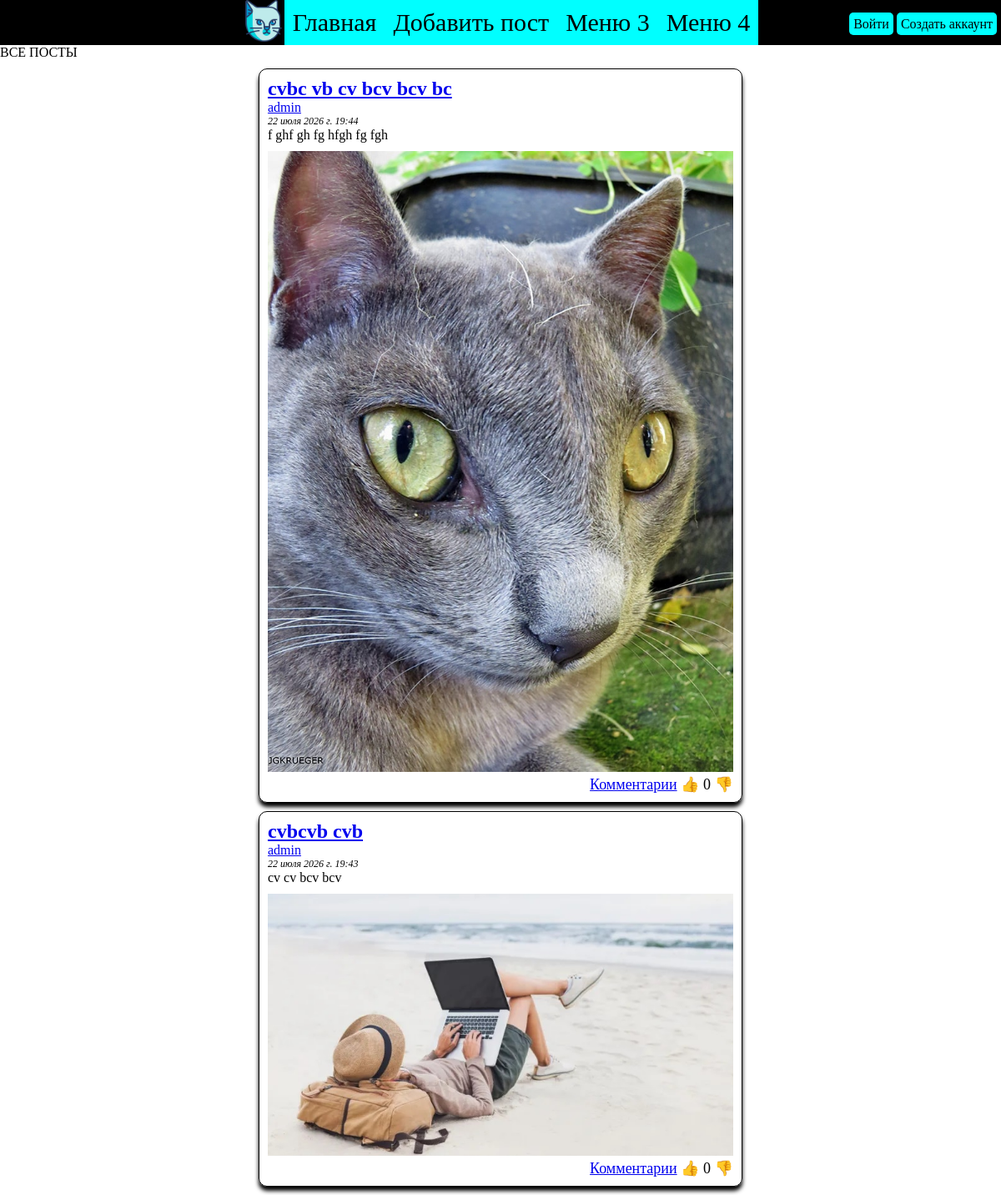
Before: / with the older database file.
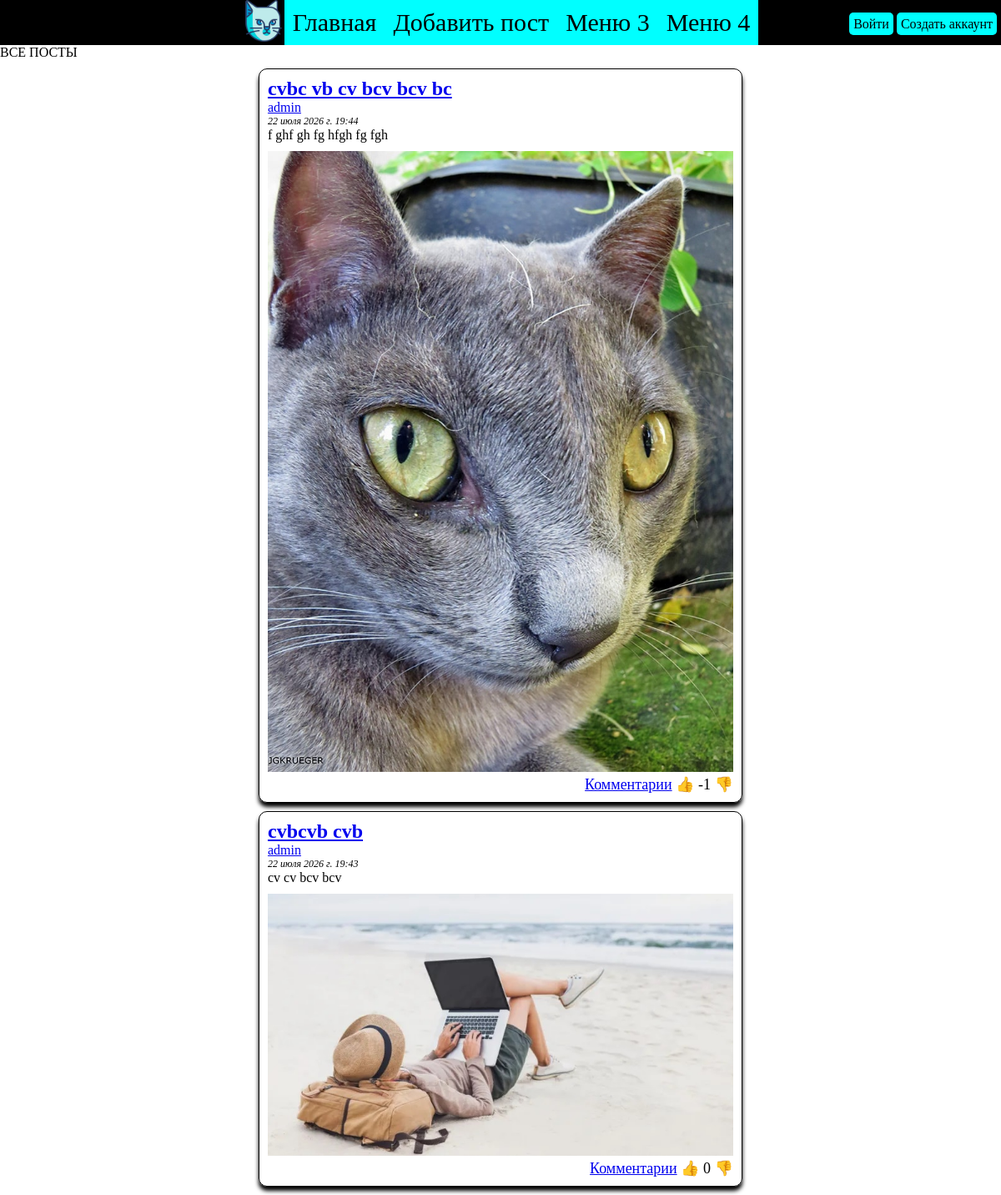
After: the same page with the newer database file.
### posts_app/models.py (models this page shows, shortened)
class Post(models.Model):
    title = models.CharField(max_length=255)                # заголовок поста, максимум 255 символов
    content = models.CharField(max_length=10000)            # содержимое поста, максимум 10000 символов
    image = models.ImageField(upload_to="posts_images/" ,null=True, blank=True)         # ссылка на картинку в посте, поле можно оставить пустым
    create_date = models.DateTimeField(auto_now_add=True)   # дата и время публикации поста, при создании поста запишем текущее время на сервере
    author = models.ForeignKey(User, on_delete=models.CASCADE, related_name="posts")    # кто автор. Внешний ключ на таблицу пользователей. При удалении пользователя удаляем все его посты. related_name="posts" так можно будет потом у пользователя найти все его посты
    rating = models.IntegerField(default=0)                 # рейтинг в виде числа. При создании поста по-умолчанию равняется нулю
    class Meta:                                             # доп настройки таблицы
        verbose_name = "Пост"                               # как писать название таблицы в админке в единственном числе
        verbose_name_plural = "Посты"                       # мн. число

### posts_app/views.py (the view)
# urls.py: path('', posts_app.views.all_posts_view, name="all_posts"),
def all_posts_view(request):
    all_posts = Post.objects.all().order_by("-create_date")[:2]    # получаем все посты и сортируем от новых к старым, берём первые 2 поста
    return render(
        template_name="posts_app/templates/all_posts.html",        # какой шаблон готовить
        request=request,
        context={"all_posts": all_posts}                           # коллекция наших первых постов
    )

### posts_app/templates/posts_app/templates/all_posts.html (shortened to what this page needs)
{% extends "posts_app/templates/base.html" %}
{% load static %}
{% block 'css_block' %}
<link rel="stylesheet" href="{% static 'posts_app/static/css/posts.css' %}">
{% endblock %}
{% block 'main_block' %}
<p>ВСЕ ПОСТЫ</p>
<div id="all_posts_container">
    {% for post in all_posts %}
        <div class="post_container">
            <div class="post_header">
                <h2><a href="/post/{{ post.id }}">{{ post.title }}</a></h2>
            </div>
            <a class="post_author" href="/user/{{ post.author.username }}">{{ post.author.username }}</a>
            <p class="post_date">{{ post.create_date }}</p>
            <p class="post_content">{{ post.content }}</p>
            {% if post.image %}
                <img src="{{ post.image.url }}" alt="картинка поста" class="post_image">
            {% endif %}
            <div class="post_footer">
                <a href="/post/{{ post.id }}">Комментарии</a>
                <button class="like_btn" post_id="{{ post.id }}">👍</button>
                <span class="rating">{{ post.rating }}</span>
                <button class="dislike_btn" post_id="{{ post.id }}">👎</button>
            </div>
        </div>
    {% endfor %}
</div>
{% endblock %}

### posts_app/templates/posts_app/templates/base.html (shortened to what this page needs)
<!DOCTYPE html>
{% load static %}
<html lang="ru">
<head>
    <link rel="stylesheet" href="{% static 'posts_app/static/css/base.css' %}">
    {% block 'css_block' %}{% endblock %}
</head>
<body>
    <header>
        <nav id="main_menu">
            <a href="{% url 'posts_app:all_posts' %}"><img src="/static/posts_app/static/img/main_logo.png" alt="main_logo" id="main_logo"></a>
            <a href="{% url 'posts_app:all_posts' %}" class="main_menu_btn">Главная</a>
            <a href="{% url 'posts_app:add_new_post' %}" class="main_menu_btn">Добавить пост</a>
            <a href="#" class="main_menu_btn">Меню 3</a>
            <a href="#" class="main_menu_btn">Меню 4</a>
        </nav>
        <div id="auth_div">
            {% if request.user.is_authenticated %}
                <span id="username">{{ request.user.username }}</span>
                <a href="{% url 'auth_app:logout' %}">Выйти</a>
            {% else %}
                <a href="{% url 'auth_app:login' %}">Войти</a>
                <a href="{% url 'auth_app:register' %}">Создать аккаунт</a>
            {% endif %}
        </div>
    </header>
    <main>
        {% block 'main_block' %}{% endblock %}
    </main>
</body>
</html>

### posts_app/static/posts_app/static/css/base.css (style rules this page uses)
* { margin: 0; padding: 0; }
header { background-color: black; }
#main_menu { display: flex; justify-content: center; }
.main_menu_btn { background-color: aqua; font-size: 30px; padding: 10px; color: black; text-decoration: none; }
#main_logo { height: 50px; }
#auth_div a { background-color: aqua; color: black; text-decoration: none; padding: 5px; border-radius: 5px; }
#auth_div { position: absolute; top: 20px; right: 5px; }

### posts_app/static/posts_app/static/css/posts.css (style rules this page uses)
#all_posts_container { width: 600px; margin-left: auto; margin-right: auto; }
.post_container { border: 1px solid black; margin: 10px; padding: 10px; border-radius: 10px; box-shadow: 0 5px 5px black; }
.post_image { width: 100%; margin-top: 10px; }
.post_date { font-size: 12px; font-style: italic; }
.post_footer { text-align: right; font-size: 18px; cursor: pointer; }
.like_btn, .dislike_btn { border: none; background-color: white; font-size: 18px; }
.rating { user-select: none; }

Changed rows visible on the page:
changed Post "cvbc vb cv bcv bcv bc": rating "0" → "-1"
